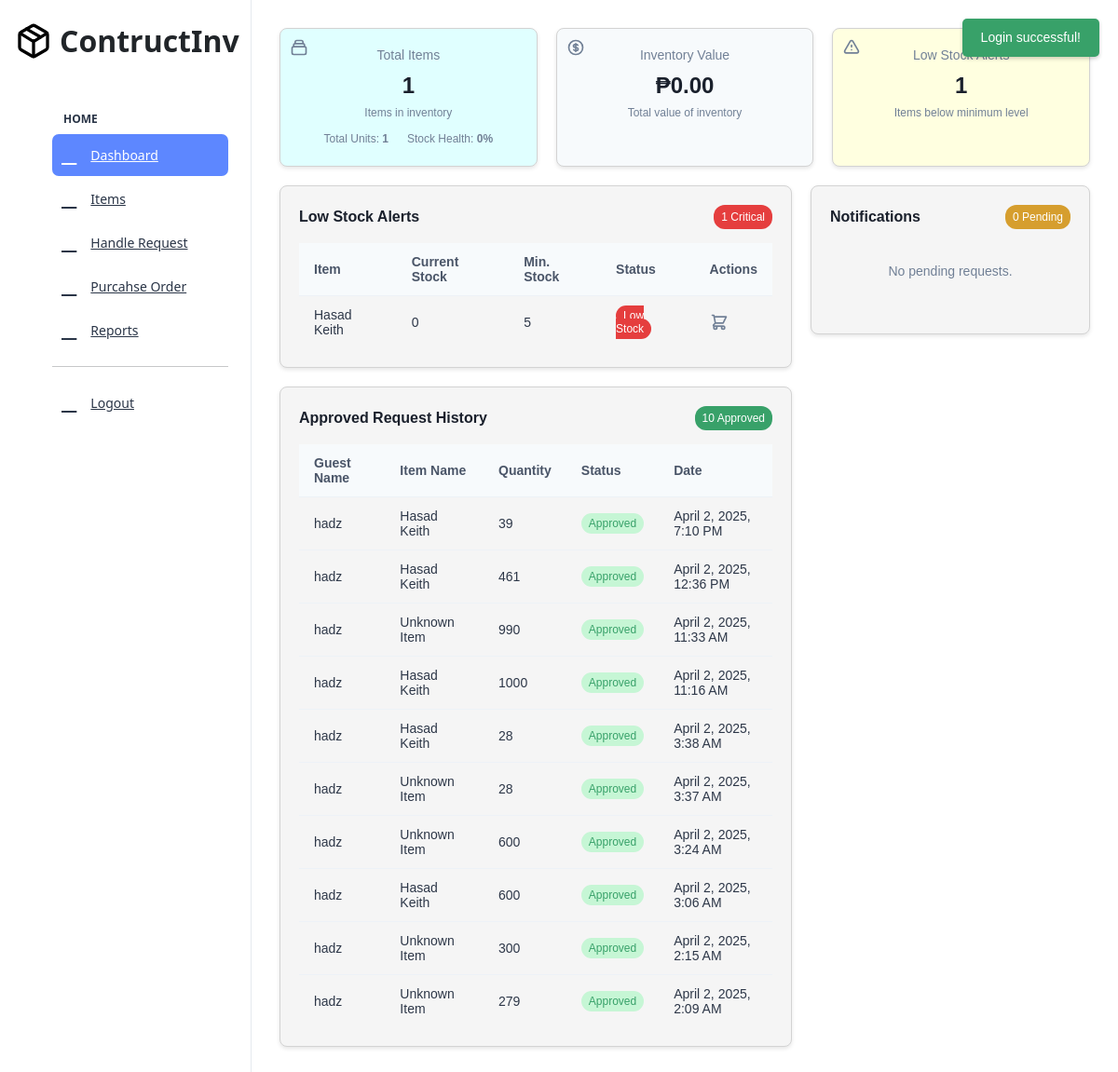
/admin/index.php (signed in), run on the app's committed database.
### tables this page shows
CREATE TABLE `items` (
  `id` int(11) NOT NULL,
  `name` varchar(255) NOT NULL,
  `unit` varchar(50) NOT NULL,
  `quantity` int(11) NOT NULL DEFAULT 0,
  `min_stock_level` int(11) NOT NULL DEFAULT 0,
  `cost` decimal(10,2) NOT NULL DEFAULT 0.00,
  `total_cost` decimal(10,2) NOT NULL DEFAULT 0.00,
  `location` varchar(255) DEFAULT NULL,
  `supplier` varchar(255) DEFAULT NULL,
  `description` text DEFAULT NULL,
  `created_at` timestamp NOT NULL DEFAULT current_timestamp(),
  `last_updated` timestamp NOT NULL DEFAULT current_timestamp() ON UPDATE current_timestamp()
);

CREATE TABLE `item_requests` (
  `id` int(11) NOT NULL,
  `guest_user_id` int(11) NOT NULL,
  `item_id` int(11) NOT NULL,
  `item_name` varchar(255) NOT NULL,
  `quantity` int(11) NOT NULL,
  `request_date` datetime NOT NULL,
  `status` varchar(50) NOT NULL
);

CREATE TABLE `guest_users` (
  `id` int(11) NOT NULL,
  `name` varchar(255) NOT NULL,
  `role` varchar(50) NOT NULL DEFAULT 'user',
  `created_at` timestamp NOT NULL DEFAULT current_timestamp()
);

### admin/index.php (the view, shortened to what the rows shown need)
<?php
include '../function.php';
include 'header.php';
$function = new Functions();
$items = $function->getAllItems();
$totalItems = count($items);
$lowStockItems = array_filter($items, function($item) {
    return $item['quantity'] <= $item['min_stock_level'];
});
$lowStockCount = count($lowStockItems);
$stockHealth = $totalItems > 0 ? (1 - $lowStockCount / $totalItems) * 100 : 100;
$approvedRequests = $function->getApprovedItemRequests(10);
?>
<!DOCTYPE html>
<html lang="en">
<head>
    <link href="assets/libs/bootstrap/dist/css/bootstrap.min.css" rel="stylesheet">
</head>
<body>
<div style="padding: 30px; font-family: 'Arial', sans-serif; min-height: 100vh;">
    <div style="display: flex; flex-wrap: wrap; gap: 20px; margin-bottom: 20px;">
        <div id="total-items-widget" style="flex: 1; min-width: 200px; background-color: #E0FFFF; border-radius: 8px; box-shadow: 0 2px 4px rgba(0,0,0,0.1); padding: 20px; text-align: center; transition: transform 0.2s, box-shadow 0.2s; border: 1px solid lightgrey; position: relative;" onmouseover="this.style.transform='scale(1.02)'; this.style.boxShadow='0 4px 8px rgba(0,0,0,0.15)';" onmouseout="this.style.transform='scale(1)'; this.style.boxShadow='0 2px 4px rgba(0,0,0,0.1)';">
            <div style="display: flex; justify-content: center; gap: 20px; margin-top: 10px;">
                <div>
                    <p style="font-size: 12px; color: #718096; margin: 0;">Stock Health: <strong id="stock-health"><?=(int)$stockHealth;?>%</strong></p>
                </div>
            </div>
        </div>
        <div id="low-stock-widget" style="flex: 1; min-width: 200px; background-color: <?=$lowStockCount > 0 ? '#FFFFE0' : 'white';?>; border-radius: 8px; box-shadow: 0 2px 4px rgba(0,0,0,0.1); padding: 20px; text-align: center; transition: transform 0.2s, box-shadow 0.2s; border: 1px solid lightgrey; position: relative;" onmouseover="this.style.transform='scale(1.02)'; this.style.boxShadow='0 4px 8px rgba(0,0,0,0.15)';" onmouseout="this.style.transform='scale(1)'; this.style.boxShadow='0 2px 4px rgba(0,0,0,0.1)';">
            <div style="position: absolute; top: 10px; left: 10px;">
            </div>
            <h6 style="font-size: 14px; color: #718096; margin: 0 0 10px 0;">Low Stock Alerts</h6>
            <h3 id="low-stock-count" style="font-size: 24px; font-weight: 600; color: #1a202c; margin: 0 0 5px 0;"><?=$lowStockCount;?></h3>
            <p style="font-size: 12px; color: #718096; margin: 0;">Items below minimum level</p>
        </div>
    </div>
    <div style="display: flex; flex-wrap: wrap; gap: 20px;">
        <div style="flex: 2; min-width: 300px;">
            <div style="background-color: #f5f5f5; border: 1px solid lightgrey; border-radius: 8px; box-shadow: 0 2px 4px rgba(0,0,0,0.1); margin-bottom: 20px;">
                <div style="padding: 20px;">
                    <div style="display: flex; justify-content: space-between; align-items: center; margin-bottom: 15px;">
                        <h6 style="font-size: 16px; font-weight: 600; color: #1a202c; margin: 0;">Low Stock Alerts</h6>
                        <span id="low-stock-badge" style="background-color: #e53e3e; color: white; padding: 4px 8px; border-radius: 12px; font-size: 12px; font-weight: 500;"><?=$lowStockCount;?> Critical</span>
                    </div>
                    <div style="overflow-x: auto;">
                        <table style="width: 100%; border-collapse: collapse;">
                            <thead>
                                <tr style="background-color: #f7fafc; color: #4a5568; font-size: 14px; font-weight: 600; text-align: left;">
                                    <th style="padding: 12px 16px;">Item</th>
                                    <th style="padding: 12px 16px;">Current Stock</th>
                                    <th style="padding: 12px 16px;">Min. Stock</th>
                                    <th style="padding: 12px 16px;">Status</th>
                                    <th style="padding: 12px 16px;">Actions</th>
                                </tr>
                            </thead>
                            <tbody id="low-stock-table">
                                <?php
                                if ($lowStockItems) {
                                    foreach ($lowStockItems as $item):
                                ?>
                                    <tr style="border-top: 1px solid #edf2f7; font-size: 14px; color: #2d3748;">
                                        <td style="padding: 12px 16px;"><?=$item['name'];?></td>
                                        <td style="padding: 12px 16px;"><?=$item['quantity'];?></td>
                                        <td style="padding: 12px 16px;"><?=$item['min_stock_level'];?></td>
                                        <td style="padding: 12px 16px;">
                                            <span style="background-color: #e53e3e; color: white; padding: 4px 8px; border-radius: 12px; font-size: 12px; font-weight: 500;">Low Stock</span>
                                        </td>
                                        <td style="padding: 12px 16px;">
                                            <a href="add-order.php?item_id=<?=$item['id'];?>" style="text-decoration: none; color: #718096; transition: color 0.2s;" onmouseover="this.style.color='#2563eb';" onmouseout="this.style.color='#718096';">
                                            </a>
                                        </td>
                                    </tr>
                                <?php
                                    endforeach;
                                } else {
                                    echo "<tr><td colspan='5' style='padding: 20px; text-align: center; color: #718096; font-size: 14px;'>No low stock items.</td></tr>";
                                }
                                ?>
                            </tbody>
                        </table>
                    </div>
                </div>
            </div>
            <div style="background-color: #f5f5f5; border: 1px solid lightgrey; border-radius: 8px; box-shadow: 0 2px 4px rgba(0,0,0,0.1);">
                <div style="padding: 20px;">
                    <div style="overflow-x: auto;">
                        <table style="width: 100%; border-collapse: collapse;">
                            <thead>
                                <tr style="background-color: #f7fafc; color: #4a5568; font-size: 14px; font-weight: 600; text-align: left;">
                                    <th style="padding: 12px 16px;">Guest Name</th>
                                    <th style="padding: 12px 16px;">Item Name</th>
                                    <th style="padding: 12px 16px;">Quantity</th>
                                    <th style="padding: 12px 16px;">Status</th>
                                    <th style="padding: 12px 16px;">Date</th>
                                </tr>
                            </thead>
                            <tbody id="approved-requests-table">
                                <?php
                                if ($approvedRequests) {
                                    foreach ($approvedRequests as $request):
                                        $guestName = $request['guest_name'] ?? 'Unknown Guest';
                                        $itemName = $request['item_name'] ?? 'Unknown Item';
                                ?>
                                    <tr style="border-top: 1px solid #edf2f7; font-size: 14px; color: #2d3748;">
                                        <td style="padding: 12px 16px;"><?=htmlspecialchars($guestName);?></td>
                                        <td style="padding: 12px 16px;"><?=htmlspecialchars($itemName);?></td>
                                        <td style="padding: 12px 16px;"><?=$request['quantity'];?></td>
                                        <td style="padding: 12px 16px;">
                                            <span style="padding: 4px 8px; border-radius: 12px; font-size: 12px; font-weight: 500; background-color: #c6f6d5; color: #38a169;">
                                                Approved
                                            </span>
                                        </td>
                                        <td style="padding: 12px 16px;"><?=date('F j, Y, g:i A', strtotime($request['request_date']));?></td>
                                    </tr>
                                <?php
                                    endforeach;
                                } else {
                                    echo "<tr><td colspan='5' style='padding: 20px; text-align: center; color: #718096; font-size: 14px;'>No approved requests.</td></tr>";
                                }
                                ?>
                            </tbody>
                        </table>
                    </div>
                </div>
            </div>
        </div>
    </div>
</div>
<?php include 'footer.php'; ?>
</body>
</html>

### data on the page
items: quantity "0", lowStockCount "1", name "Hasad Keith", min_stock_level "5"
item_requests: guest_user.name "hadz", item.name "Hasad Keith", quantity "39", request_date "April 2, 2025, 7:10 PM"
item_requests: guest_user.name "hadz", item.name "Hasad Keith", quantity "461", request_date "April 2, 2025, 12:36 PM"
item_requests: guest_user.name "hadz", itemName "Unknown Item", quantity "990", request_date "April 2, 2025, 11:33 AM"
item_requests: guest_user.name "hadz", item.name "Hasad Keith", quantity "1000", request_date "April 2, 2025, 11:16 AM"
item_requests: guest_user.name "hadz", item.name "Hasad Keith", quantity "28", request_date "April 2, 2025, 3:38 AM"
item_requests: guest_user.name "hadz", itemName "Unknown Item", quantity "28", request_date "April 2, 2025, 3:37 AM"
item_requests: guest_user.name "hadz", itemName "Unknown Item", quantity "600", request_date "April 2, 2025, 3:24 AM"
item_requests: guest_user.name "hadz", item.name "Hasad Keith", quantity "600", request_date "April 2, 2025, 3:06 AM"
item_requests: guest_user.name "hadz", itemName "Unknown Item", quantity "300", request_date "April 2, 2025, 2:15 AM"
item_requests: guest_user.name "hadz", itemName "Unknown Item", quantity "279", request_date "April 2, 2025, 2:09 AM"

### other printed values
$msg "Login successful!"
$totalItems "1"
$totalUnits "1"
$inventoryValue "0.00"
count($approvedRequests) "10"
count($notifications) "0"
